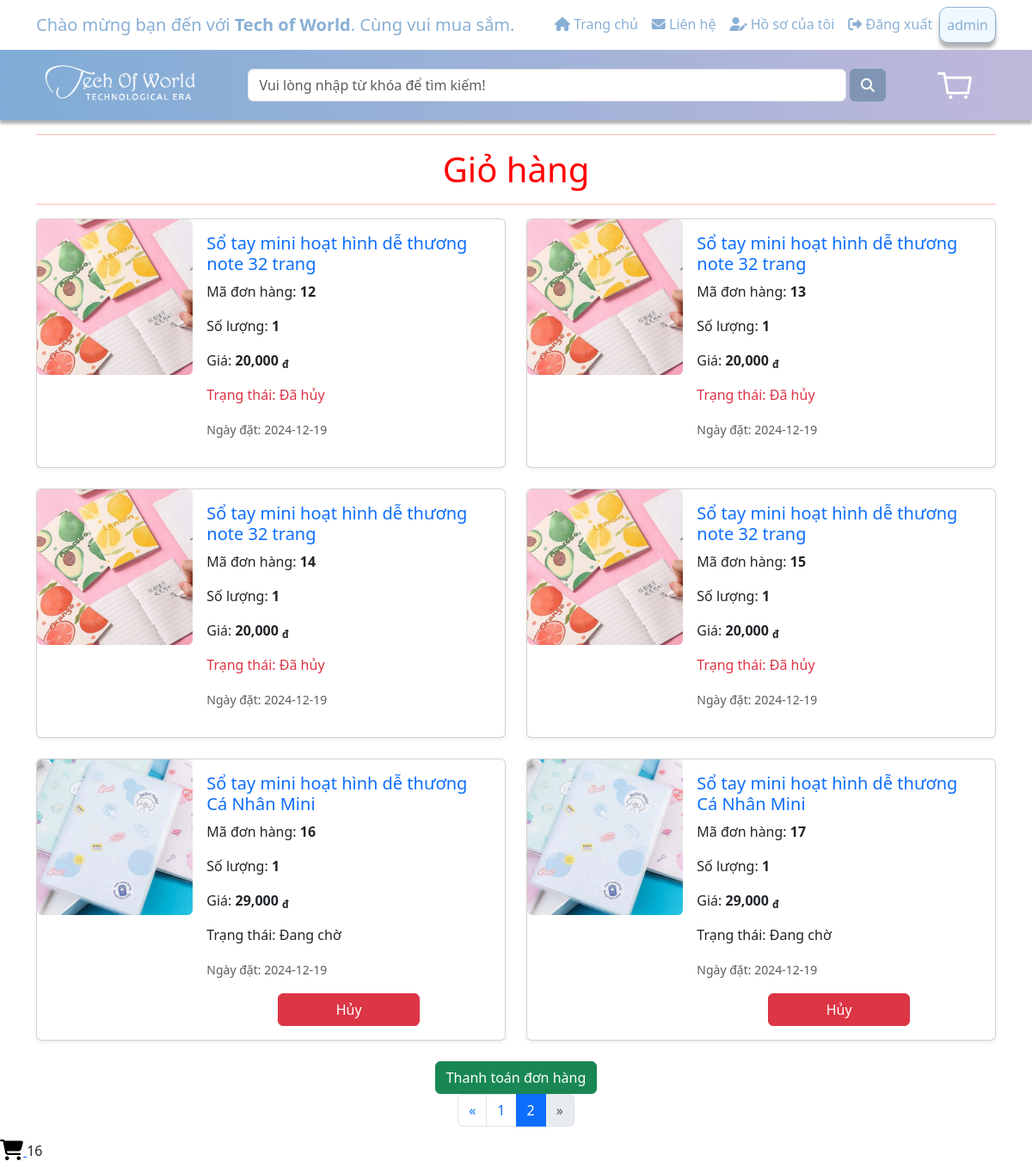
/Website/icon_cart.php?page=2 (signed in), run on the app's committed database.
### tables this page shows
CREATE TABLE `user` (
  `user_id` int(11) NOT NULL,
  `username` varchar(25) NOT NULL,
  `name` varchar(150) NOT NULL,
  `password` varchar(255) NOT NULL,
  `email` varchar(255) DEFAULT NULL,
  `role` tinyint(1) NOT NULL DEFAULT 0,
  `avatar` varchar(255) DEFAULT NULL,
  `created_at` timestamp NOT NULL DEFAULT current_timestamp(),
  `updated_at` timestamp NOT NULL DEFAULT current_timestamp() ON UPDATE current_timestamp(),
  `status` tinyint(1) NOT NULL DEFAULT 1,
  `last_login` timestamp NULL DEFAULT NULL
);

CREATE TABLE `order` (
  `order_id` int(11) NOT NULL,
  `user_id` int(11) NOT NULL,
  `product_id` int(11) NOT NULL,
  `timeorder` date NOT NULL,
  `order_status` varchar(100) NOT NULL,
  `order_price` varchar(15) NOT NULL,
  `order_quantity` int(4) NOT NULL,
  `created_at` timestamp NOT NULL DEFAULT current_timestamp(),
  `updated_at` timestamp NOT NULL DEFAULT current_timestamp() ON UPDATE current_timestamp(),
  `total_price` decimal(10,2) NOT NULL,
  `payment_status` tinyint(1) NOT NULL
);

CREATE TABLE `product` (
  `product_id` int(11) NOT NULL,
  `product_type_name` varchar(100) NOT NULL,
  `product_name` varchar(250) NOT NULL,
  `product_price` varchar(250) NOT NULL,
  `product_description` varchar(300) DEFAULT NULL,
  `product_details` varchar(300) NOT NULL,
  `product_images` varchar(50) NOT NULL,
  `product_quantity` int(250) NOT NULL DEFAULT 1,
  `product_type_id` varchar(50) NOT NULL
);

### Website/icon_cart.php (the view, shortened to what this page needs)
<?php
include('../Sources/FE/top_header.php');
include('../Sources/FE/header.php');
$name = $_SESSION['username'];
$list_order = [];
$stmt = $connect->prepare("SELECT * FROM `order` WHERE user_id = (SELECT user_id FROM user WHERE username = ?)");
$stmt->bind_param("s", $name);
$stmt->execute();
$result = $stmt->get_result();
if ($result->num_rows === 0) {
    echo '<div class="alert alert-warning">Không tìm thấy đơn hàng nào.</div>';
} else {
    while ($row = mysqli_fetch_array($result, MYSQLI_ASSOC)) {
        $list_order[] = $row;
    }
}
$cartValueShow = 10;
$pagination = ceil(count($list_order) / $cartValueShow);
$page = isset($_GET['page']) ? (int)$_GET['page'] : 1;
$page = max(1, min($pagination, $page));
$firstPage = ($page - 1) * $cartValueShow;
$endPage = min($firstPage + $cartValueShow, count($list_order));
?>
<div class="container">
    <hr style="color:red">
    <h1 class="text-center" style="color:red;">Giỏ hàng</h1>
    <hr style="color:red">
    <div class="row">
        <?php if (!empty($list_order)) : ?>
            <?php for ($i = $firstPage; $i < $endPage; $i++) : ?>
                <?php
                $order = $list_order[$i];
                $stmt = $connect->prepare("SELECT * FROM product WHERE product_id = ?");
                $stmt->bind_param("i", $order['product_id']);
                $stmt->execute();
                $product_result = $stmt->get_result();
                $product = $product_result->fetch_assoc();
                $duongdanimg = '../Assets/img/sanpham/';
                if ($product):
                ?>
                    <div class="col-md-6 mb-4">
                        <div class="card shadow-sm">
                            <div class="row g-0">
                                <div class="col-md-4">
                                    <img src="<?= $duongdanimg . htmlspecialchars($product['product_images']) ?>" width="100%" height="100%" class="img-fluid rounded product-image">
                                </div>
                                <div class="col-md-8">
                                    <div class="card-body">
                                        <h5 class="card-title">
                                            <a href="./product.php?product_id=<?= $product['product_id'] ?>" class="text-decoration-none"><?= htmlspecialchars($product['product_name']) ?></a>
                                        </h5>
                                        <p class="card-text">Mã đơn hàng: <strong><?= htmlspecialchars($order['order_id']) ?></strong></p>
                                        <p class="card-text">Số lượng: <strong><?= htmlspecialchars($order['order_quantity']) ?></strong></p>
                                        <p class="card-text">Giá: <strong><?= number_format($order['order_price'], 0, '.', ',') ?> <sub>đ</sub></strong></p>
                                        <p class="card-text <?= ($order['order_status'] == 'Đã hủy') ? 'text-danger' : ''; ?>">
                                            Trạng thái: <?= htmlspecialchars($order['order_status']) ?>
                                        </p>
                                        <p class="card-text"><small class="text-muted">Ngày đặt: <?= htmlspecialchars($order['timeorder']) ?></small></p>
                                        <div class="d-grid gap-2 col-6 mx-auto">
                                            <?php if ($order['order_status'] != "Đã hủy") : ?>
                                                <button type="button" class="btn btn-danger" data-bs-toggle="modal" data-bs-target="#modal<?= $order['order_id'] ?>">Hủy</button>
                                            <?php endif; ?>
                                        </div>
                                    </div>
                                </div>
                            </div>
                        </div>
                    </div>
                <?php else: ?>
                    <div class="col-12 text-center">Không tìm thấy sản phẩm cho đơn hàng này.</div>
                <?php endif; ?>
            <?php endfor; ?>
        <?php else : ?>
            <div class="col-12 text-center">Không có đơn hàng nào trong giỏ.</div>
        <?php endif; ?>
    </div>
    <div class="text-center">
        <button type="button" class="btn btn-success" data-bs-toggle="modal" data-bs-target="#paymentModal">
            Thanh toán đơn hàng
        </button>
    </div>
    <nav aria-label="Page navigation" class="d-flex justify-content-center">
        <ul class="pagination">
            <li class="page-item <?= ($page <= 1) ? 'disabled' : '' ?>">
                <a class="page-link" href="?page=<?= $page - 1 ?>" aria-label="Previous">
                    <span aria-hidden="true">&laquo;</span>
                </a>
            </li>
            <?php for ($i = 1; $i <= $pagination; $i++) : ?>
                <li class="page-item <?= ($i == $page) ? 'active' : '' ?>">
                    <a class="page-link" href="?page=<?= $i ?>"><?= $i ?></a>
                </li>
            <?php endfor; ?>
            <li class="page-item <?= ($page >= $pagination) ? 'disabled' : '' ?>">
                <a class="page-link" href="?page=<?= $page + 1 ?>" aria-label="Next">
                    <span aria-hidden="true">&raquo;</span>
                </a>
            </li>
        </ul>
    </nav>
</div>
<div class="icon-cart" onclick="toggleModal()">
    <a href="#" aria-label="Giỏ hàng" title="Giỏ hàng" class="SendEvent" data-category="action" data-action="click" data-label="cart_action">
        <i class="fa fa-shopping-cart fa-lg" style="color: black;"></i>
    </a>
    <span id="woofc-count-number" class="woofc-count-number"><?= count($list_order) ?></span>
</div>

### Sources/FE/top_header.php (shortened to what this page needs)
<?php
include("../connect_SQL/connect.php");
$user = null;
if (isset($_SESSION['username'])) {
    $loggedInUsername = $_SESSION['username'];
    $sql = "SELECT * FROM user WHERE username = ?";
    $stmt = $connect->prepare($sql);
    $stmt->bind_param("s", $loggedInUsername);
    $stmt->execute();
    $result = $stmt->get_result();
    if ($result && $result->num_rows > 0) {
        $user = $result->fetch_assoc();
    }
}
?>
<!DOCTYPE html>
<html lang="en">
<head>
    <link href="https://cdn.jsdelivr.net/npm/bootstrap@5.3.1/dist/css/bootstrap.min.css" rel="stylesheet">
    <link rel="stylesheet" href="https://cdnjs.cloudflare.com/ajax/libs/font-awesome/6.4.2/css/all.min.css">
</head>
<body>
    <nav class="navbar navbar-expand-lg" id="navbar">
        <div class="container">
            <div class="collapse navbar-collapse">
                <div class="top-slogan me-auto">Chào mừng bạn đến với <strong>Tech of World</strong>. Cùng vui mua sắm.</div>
                <ul class="navbar-nav ms-auto" id="ic-user" style="display: none;">
                    <li class="nav-item">
                        <a class="nav-link home" href="../Website/website.php"><i class="fas fa-home"></i> Trang chủ</a>
                    </li>
                    <li class="nav-item">
                        <a class="nav-link contact" href="../Website/contact.php"><i class="fas fa-envelope"></i> Liên hệ</a>
                    </li>
                    <li class="nav-item">
                        <a class="nav-link" href="../website/profile_user.php"><i class="fas fa-user-edit"></i> Hồ sơ của tôi</a>
                    </li>
                    <li class="nav-item">
                        <a class="nav-link" href="../sources/BE/logout_process.php"><i class="fas fa-sign-out-alt"></i> Đăng xuất</a>
                    </li>
                    <li class="nav-item">
                        <a class="nav-link user" id="navbar">
                            <span id="username-display"><?= isset($user['username']) ? htmlspecialchars($user['username']) : 'Khách' ?></span>
                        </a>
                    </li>
                </ul>
            </div>
        </div>
    </nav>
</body>
</html>

### Sources/FE/top_header.php (style rules this page uses)
#navbar { color: #8ab0d5; box-shadow: 0px 6px 4px rgba(0, 0, 0, 0.3); }
.top-slogan { font-size: 20px; }
a.nav-link { color: #8ab0d5; }
a.nav-link.user { border: 1px solid; background: aliceblue; border-radius: 10px; }

### Sources/FE/header.php (style rules this page uses)
.fa-shopping-cart { color: #0dcaf0; transition: color 0.3s; font-size: 1.5rem; }

### data on the page
user: username "admin"
order: product.product_images (picture), product.product_name "Sổ tay mini hoạt hình dễ thương note 32 trang", order_id "12", order_quantity "1", order_price "20,000", order_status "Đã hủy", timeorder "2024-12-19"
order: product.product_images (picture), product.product_name "Sổ tay mini hoạt hình dễ thương note 32 trang", order_id "13", order_quantity "1", order_price "20,000", order_status "Đã hủy", timeorder "2024-12-19"
order: product.product_images (picture), product.product_name "Sổ tay mini hoạt hình dễ thương note 32 trang", order_id "14", order_quantity "1", order_price "20,000", order_status "Đã hủy", timeorder "2024-12-19"
order: product.product_images (picture), product.product_name "Sổ tay mini hoạt hình dễ thương note 32 trang", order_id "15", order_quantity "1", order_price "20,000", order_status "Đã hủy", timeorder "2024-12-19"
order: product.product_images (picture), product.product_name "Sổ tay mini hoạt hình dễ thương Cá Nhân Mini", order_id "16", order_quantity "1", order_price "29,000", order_status "Đang chờ", timeorder "2024-12-19"
order: product.product_images (picture), product.product_name "Sổ tay mini hoạt hình dễ thương Cá Nhân Mini", order_id "17", order_quantity "1", order_price "29,000", order_status "Đang chờ", timeorder "2024-12-19"

### other printed values
count($list_order) "16"
